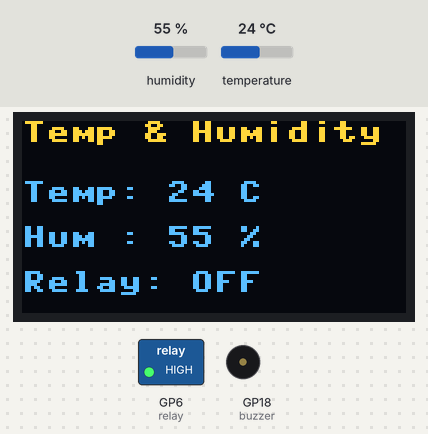
Simulated run of this program. Board: Raspberry Pi Pico running MicroPython. On the bench: 128×64 one-colour display, switched loads named in the program (green lamp = pin HIGH), buzzer (waves = sounding). Inputs (shaded band) come from the test bench; at power-on: temperature 24 °C, humidity 55 %. The OLED is the two-colour kind (top 16 rows yellow); WiFi joins after 1.5 s; requests to the public web service named in the program get a made-up reply in its usual format after 0.4 s (London, UTC, broken clouds, 64 % humidity, 1013 hPa unless stated); the clock reads 2024-03-15 10:24:30 at power-on unless the program sets it; what the program prints to the serial console is not drawn.

Above: at 6.3 s.
6.4 s: temperature set to 28 °C
At 7.7 s:
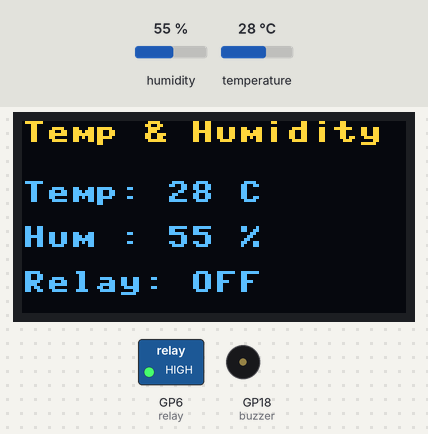
9.1 s: temperature set to 31 °C
At 9.9 s:
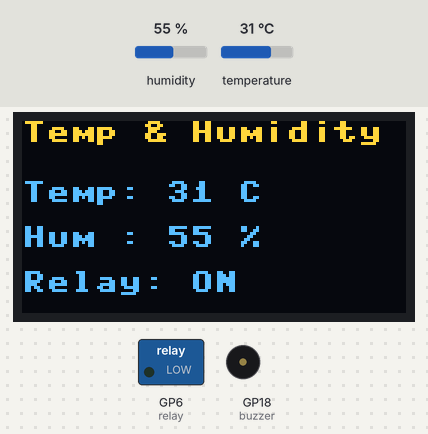
15.1 s: humidity set to 22 %
At 16.5 s:
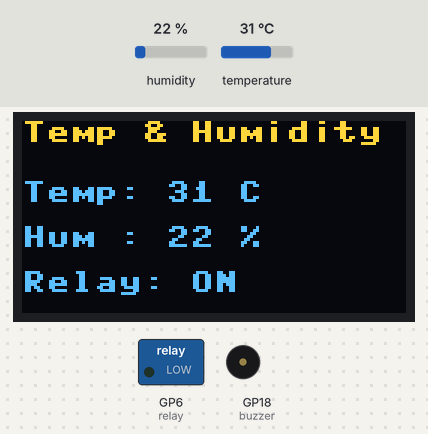
19.7 s: humidity set to 40 %
At 24.7 s:
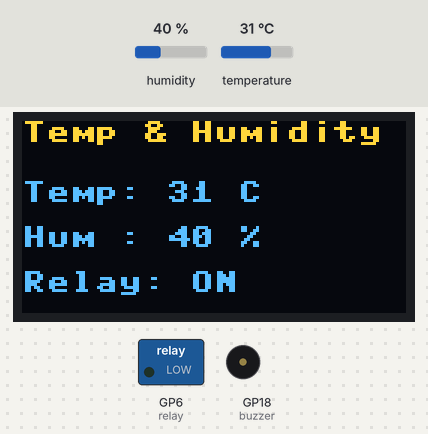
Timing chart, 0 to 25.6 s (numbered marks = the images above; inputs shaded):
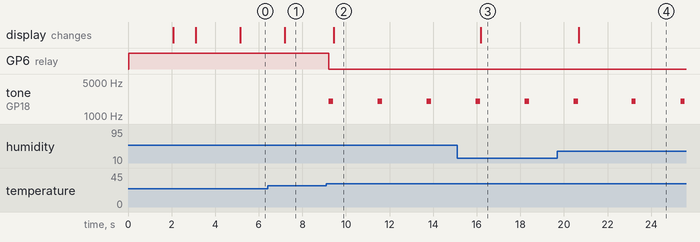

The program:

iot_thingspeak.py
```python
# ===========================
# STEP 1 - IMPORT LIBRARIES
# ===========================
from machine import Pin, I2C, PWM
import time
import dht
import ssd1306
import network
import urequests

# ===========================
# STEP 2 - INITIALIZE HARDWARE
# ===========================

# ---- WiFi Credentials ----
WIFI_SSID = "xxxxxxx" # repalce with your SSID
WIFI_PASSWORD = "xxxxxxx"		# replace with your password

# SSID = "Galaxy A73 5GA010"
# PASSWORD = "step0000"  # replace with your Wi-Fi password
#

# ---- ThingSpeak Details ----
THINGSPEAK_API_KEY = "xxxxxxxxx" # repalce with your API write key
THINGSPEAK_URL = "https://api.thingspeak.com/update"

# ---- OLED (I2C) ----
i2c = I2C(0, scl=Pin(1), sda=Pin(0), freq=400000)
oled = ssd1306.SSD1306_I2C(128, 64, i2c)

# ---- DHT11 ----
sensor = dht.DHT11(Pin(2))

# ---- Relay ----
relay = Pin(6, Pin.OUT)
relay.on()   # Relay OFF initially

# ---- Passive Buzzer ----
buzzer = PWM(Pin(18))
buzzer.duty_u16(0)

# ===========================
# STEP 3 - THRESHOLD VALUE
# ===========================
TEMP_THRESHOLD = 30

# ===========================
# STEP 4 - FUNCTIONS
# ===========================

# Connect to WiFi
def connect_wifi():
    wlan = network.WLAN(network.STA_IF)
    wlan.active(True)
    wlan.connect(WIFI_SSID, WIFI_PASSWORD)

    oled.fill(0)
    oled.text("Connecting WiFi", 0, 20)
    oled.show()

    timeout = 10
    while not wlan.isconnected() and timeout > 0:
        time.sleep(1)
        timeout -= 1

    if wlan.isconnected():
        oled.fill(0)
        oled.text("WiFi Connected", 0, 20)
        oled.show()
        time.sleep(1)
        print("Connected:", wlan.ifconfig())
    else:
        oled.fill(0)
        oled.text("WiFi Failed", 0, 20)
        oled.show()
        print("WiFi connection failed")

# Read DHT11 Sensor
def read_dht11():
    try:
        sensor.measure()
        temp = sensor.temperature()
        hum = sensor.humidity()
        return temp, hum
    except:
        return None, None

# Update OLED Display
def update_oled(temp, hum, relay_state):
    oled.fill(0)
    oled.text("Temp & Humidity", 0, 0)
    oled.text("Temp: {} C".format(temp), 0, 20)
    oled.text("Hum : {} %".format(hum), 0, 35)
    oled.text("Relay: {}".format(relay_state), 0, 50)
    oled.show()

# Relay Control Logic
def control_relay(temp):
    if temp >= TEMP_THRESHOLD:
        relay.off()  # Active Low
        return 1   # ON (for ThingSpeak)
    else:
        relay.on()
        return 0   # OFF (for ThingSpeak)

# Buzzer Alarm Logic
def buzzer_alert(temp):
    if temp >= TEMP_THRESHOLD:
        buzzer.freq(2000)
        buzzer.duty_u16(30000)
        time.sleep(0.2)
        buzzer.duty_u16(0)
    else:
        buzzer.duty_u16(0)

# Send Data to ThingSpeak
def send_to_thingspeak(temp, hum, relay_status):
    try:
        url = "{}?api_key={}&field1={}&field2={}&field3={}".format(
            THINGSPEAK_URL,
            THINGSPEAK_API_KEY,
            temp,
            hum,
            relay_status
        )
        response = urequests.get(url)
        response.close()
        print("Data sent to ThingSpeak")
    except Exception as e:
        print("ThingSpeak Error:", e)

# ===========================
# STEP 5 - MAIN PROGRAM
# ===========================

# Connect to WiFi
connect_wifi()

oled.fill(0)
oled.text("System Starting", 0, 20)
oled.show()
time.sleep(2)

last_update = time.time()

while True:
    temp, hum = read_dht11()

    if temp is not None:
        relay_status = control_relay(temp)   # 1 = ON, 0 = OFF
        buzzer_alert(temp)
        update_oled(temp, hum, "ON" if relay_status == 1 else "OFF")

        # Send data every 15 seconds (ThingSpeak rule)
        if time.time() - last_update >= 15:
            send_to_thingspeak(temp, hum, relay_status)
            last_update = time.time()

    else:
        oled.fill(0)
        oled.text("Sensor Error", 0, 20)
        oled.show()

    time.sleep(2)
```

Measured:
- the behaviour switches between 29 and 30 °C on temperature (found by bisection; images 1 and 2)
- after the input at 6.4 s, the display: changes after 0.80 s (image 1)
- after the input at 9.1 s, GP6 (relay): HIGH → LOW after 0.12 s; tone on GP18 (buzzer): alternates 2000 Hz for 0.20 s and silent for 2.0 s, starting after 0.12 s; the display: changes after 0.34 s (image 2)
- after the input at 15.1 s, the display: changes after 1.1 s (image 3)
- after the input at 19.7 s, the display: changes after 0.98 s (image 4)
